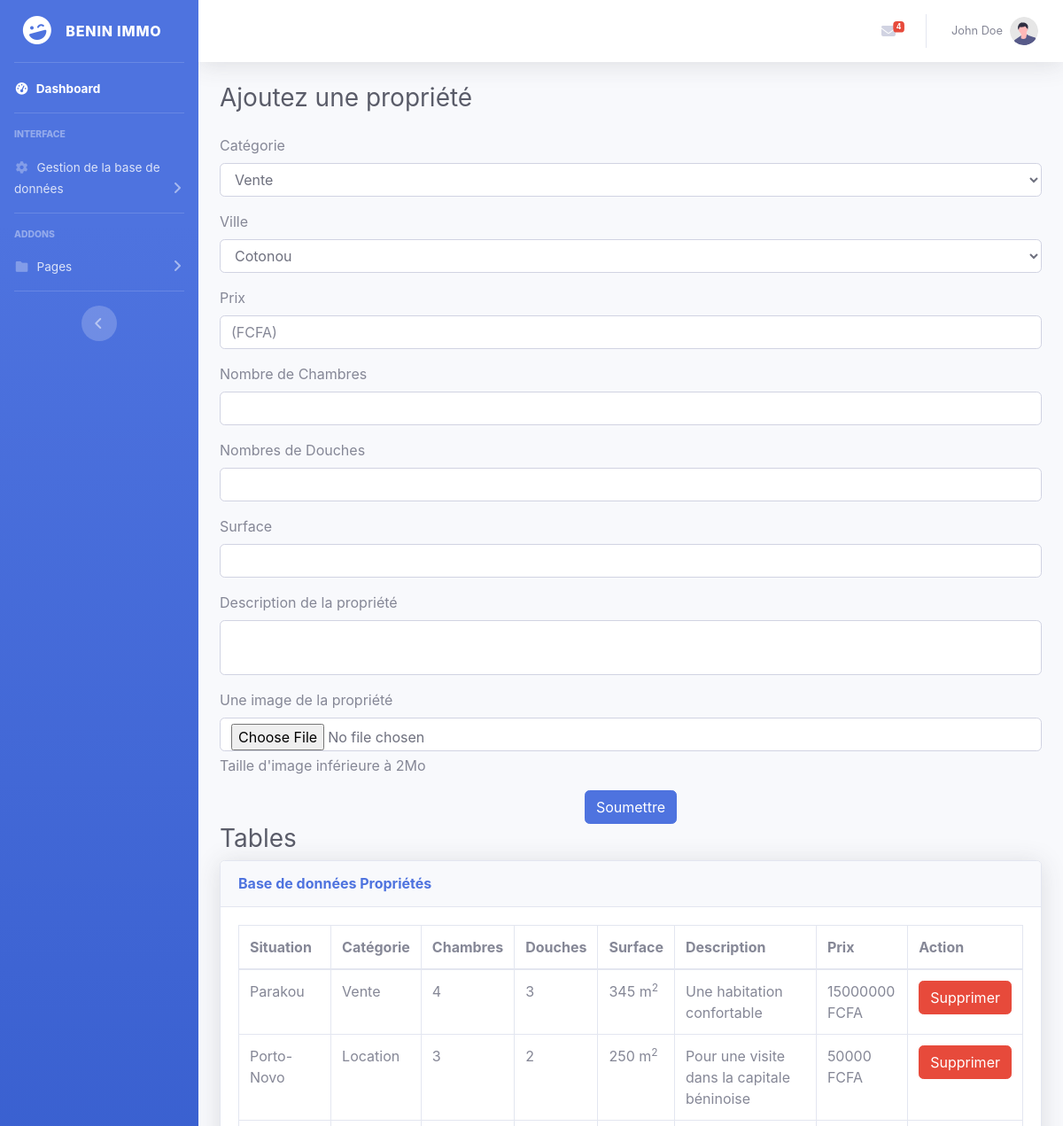
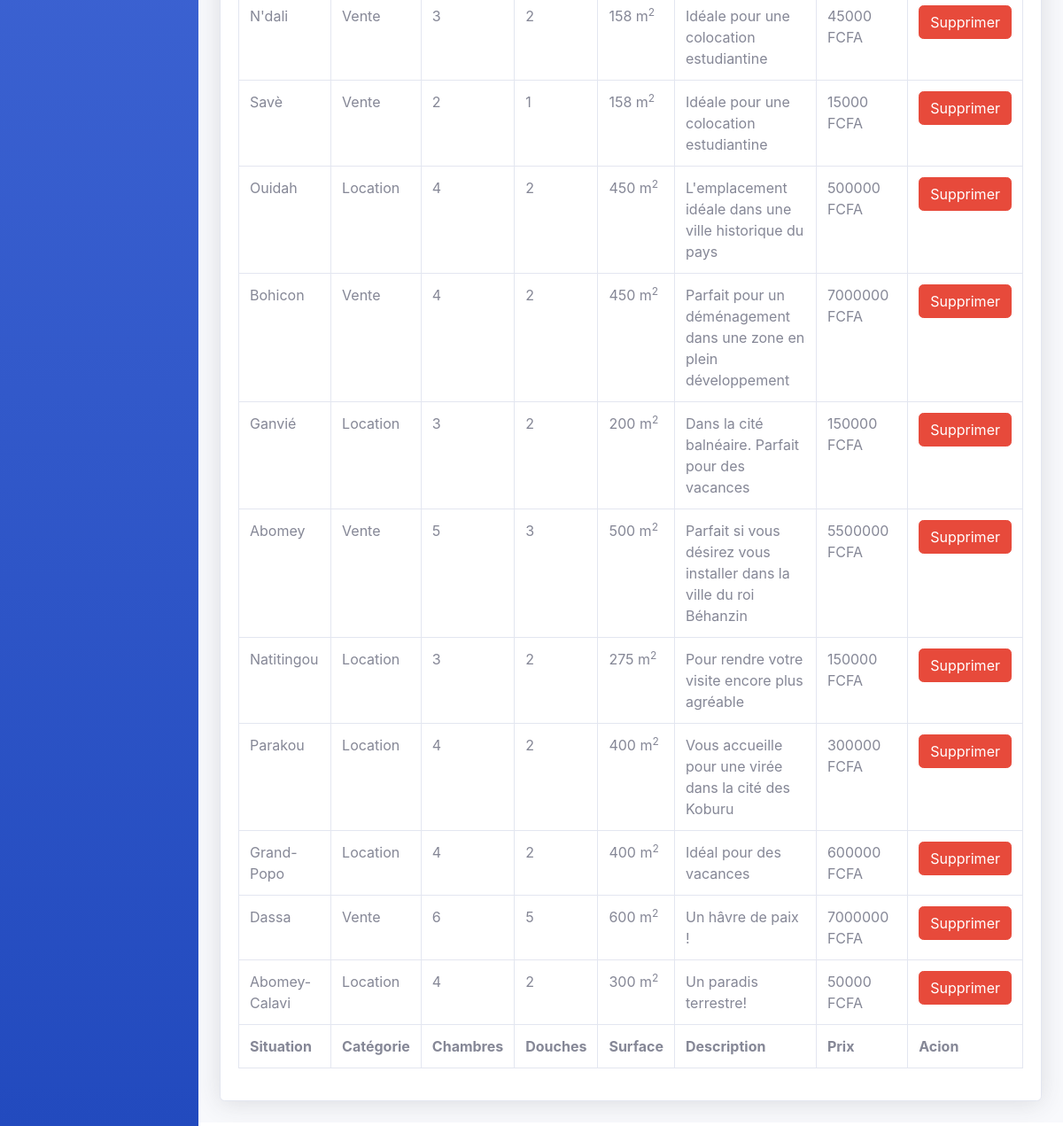
The page /dashboard/manage-properties.php (signed in) on the database its author committed (2 pictures, top to bottom).
### tables this page shows
CREATE TABLE `users` (
  `id` int(11) NOT NULL,
  `brand` varchar(255) NOT NULL,
  `username` varchar(30) NOT NULL,
  `lastName` varchar(30) NOT NULL,
  `u_password` varchar(255) NOT NULL,
  `is_admin` tinyint(1) DEFAULT 0,
  `email` varchar(80) DEFAULT NULL
);

CREATE TABLE `properties` (
  `id` int(11) NOT NULL,
  `p_location` varchar(255) NOT NULL,
  `p_category` varchar(4) NOT NULL,
  `p_area` int(10) UNSIGNED NOT NULL,
  `p_beds` int(10) UNSIGNED NOT NULL,
  `p_baths` int(10) UNSIGNED NOT NULL,
  `p_description` text NOT NULL,
  `p_image` varchar(255) NOT NULL,
  `p_price` int(10) UNSIGNED NOT NULL
);

### dashboard/manage-properties.php (the view, shortened to what this page needs)
<?php
require 'elements/dashboard-header.php';
require dirname(__DIR__) . DIRECTORY_SEPARATOR . 'functions' . DIRECTORY_SEPARATOR . 'connectToDatabase.php';
$error = $success = null;
$sqlQuery = 'SELECT `id`, `p_location`, `p_category`, `p_area`, `p_beds`, `p_baths`, `p_description`, `p_price` FROM `properties` ORDER BY `id` DESC';
$propertiesListStatement = $mysqlConnection->prepare($sqlQuery);
$propertiesListStatement->execute();
$propertiesList = $propertiesListStatement->fetchAll();
?>
<div class="container-fluid">
    <div class="d-sm-flex align-items-center justify-content-between mb-4">
        <h1 class="h3 mb-0 text-gray-800">Ajoutez une propriété</h1>
    </div>
    <div class="row">
        <div class="col-12 mx-auto">
            <form action="" method="post" enctype="multipart/form-data" class="<?= $success != null ? 'd-none' : '' ?>">
                <div class="mb-3">
                    <label for="category" class="form-label">Catégorie</label>
                    <select class="form-control" name="category" id="category" required>
                        <option value="sale" selected>Vente</option>
                    </select>
                </div>
                <div class="mb-3">
                    <label for="location" class="form-label">Ville</label>
                    <select class="form-control" name="location" id="location">
                        <?php foreach (['Cotonou', 'Abomey-Calavi', 'Ouidah', 'Parakou', 'Porto-Novo', 'Abomey', 'Bohicon', 'Ganvié', 'Natitingou'] as $city) : ?>
                            <option value="<?= $city ?>"><?= $city ?></option>
                        <?php endforeach ?>
                    </select>
                </div>
                <div class="mb-3">
                    <label for="price" class="form-label">Prix</label>
                    <input type="number" class="form-control" name="price" id="price" min="0" placeholder="(FCFA)" required>
                </div>
                <div class="mb-3">
                    <label for="beds" class="form-label">Nombre de Chambres</label>
                    <input type="number" class="form-control" name="beds" id="beds" min="0" required>
                </div>
                <div class="mb-3">
                    <label for="baths" class="form-label">Nombres de Douches</label>
                    <input type="number" class="form-control" name="baths" id="baths" min="0" required>
                </div>
                <div class="mb-3">
                    <label for="area" class="form-label">Surface</label>
                    <input type="number" class="form-control" name="area" id="area" min="0" required>
                </div>
                <div class="mb-3">
                    <label for="description" class="form-label">Description de la propriété</label>
                    <textarea class="form-control" name="description" id="description" required style="resize: none;"></textarea>
                </div>
                <div class="mb-3">
                    <label for="image" class="form-label">Une image de la propriété</label>
                    <input type="file" class="form-control" name="image" id="image" aria-describedby="fileHelpId" required>
                    <div id="fileHelpId" class="form-text">Taille d'image inférieure à 2Mo</div>
                </div>
                <button type="submit" class="btn btn-primary mx-auto d-block">Soumettre</button>
            </form>
        </div>
    </div>
</div>
<div class="container-fluid">
    <h2 class="h3 mb-2 text-gray-800">Tables</h2>
    <div class="card shadow mb-4">
        <div class="card-header py-3">
            <h6 class="m-0 font-weight-bold text-primary">Base de données Propriétés</h6>
        </div>
        <div class="card-body">
            <div class="table-responsive">
                <table class="table table-bordered" id="dataTable" width="100%" cellspacing="0">
                    <thead>
                        <tr>
                            <th>Situation</th>
                            <th>Catégorie</th>
                            <th>Chambres</th>
                            <th>Douches</th>
                            <th>Surface</th>
                            <th>Description</th>
                            <th>Prix</th>
                            <th>Action</th>
                        </tr>
                    </thead>
                    <tfoot>
                        <tr>
                            <th>Situation</th>
                            <th>Catégorie</th>
                            <th>Chambres</th>
                            <th>Douches</th>
                            <th>Surface</th>
                            <th>Description</th>
                            <th>Prix</th>
                            <th>Acion</th>
                        </tr>
                    </tfoot>
                    <tbody>
                        <?php foreach ($propertiesList as $properties) : ?>
                            <tr>
                                <td><?= $properties['p_location'] ?></td>
                                <td><?= $properties['p_category'] === 'sale' ? 'Vente' : 'Location' ?></td>
                                <td><?= $properties['p_beds'] ?></td>
                                <td><?= $properties['p_baths'] ?></td>
                                <td><?= $properties['p_area'] ?> m<sup>2</sup></td>
                                <td><?= $properties['p_description'] ?></td>
                                <td><?= $properties['p_price'] ?> FCFA</td>
                                <td><a class="btn btn-danger" href="manage-properties.php?delete=<?= $properties['id'] ?>" role="button">Supprimer</a></td>
                            </tr>
                        <?php endforeach ?>
                    </tbody>
                </table>
            </div>
        </div>
    </div>
</div>
<?php require 'elements/dashboard-footer.php' ?>

### dashboard/elements/dashboard-header.php (shortened to what this page needs)
<?php
require dirname(dirname(__DIR__)) . DIRECTORY_SEPARATOR . 'functions' . DIRECTORY_SEPARATOR . 'connectToDatabase.php';
$sqlQuery = 'SELECT u.username, u.lastName, m.created_at, m.u_message, m.m_subject, m.id
             FROM users u
             INNER JOIN messages m
             ON u.id = m.u_id
             ORDER BY m.id DESC
';
$messagesStatement = $mysqlConnection->prepare($sqlQuery);
$messagesStatement->execute();
$messages = $messagesStatement->fetchAll();
$sqlQuery = 'SELECT `username`, `lastName` FROM `users` WHERE `email` = ?';
$adminStatement = $mysqlConnection->prepare($sqlQuery);
$adminStatement->execute([$_SESSION['email']]);
$admin = $adminStatement->fetch();
?>
<!DOCTYPE html>
<html lang="en">
<head>
    <link href="../css/all.min.css" rel="stylesheet" type="text/css">
    <link href="css/sb-admin-2.min.css" rel="stylesheet">
</head>
<body id="page-top">
    <div id="wrapper">
        <ul class="navbar-nav bg-gradient-primary sidebar sidebar-dark accordion" id="accordionSidebar">
            <a class="sidebar-brand d-flex align-items-center justify-content-center" href="dashboard.php">
                <div class="sidebar-brand-icon rotate-n-15">
                    <i class="fas fa-laugh-wink"></i>
                </div>
                <div class="sidebar-brand-text mx-3">Benin Immo</div>
            </a>
            <hr class="sidebar-divider my-0">
            <li class="nav-item active">
                <a class="nav-link" href="dashboard.php">
                    <i class="fas fa-fw fa-tachometer-alt"></i>
                    <span>Dashboard</span></a>
            </li>
            <hr class="sidebar-divider">
            <div class="sidebar-heading">
                Interface
            </div>
            <li class="nav-item">
                <a class="nav-link collapsed" href="#" data-toggle="collapse" data-target="#collapseTwo" aria-expanded="true" aria-controls="collapseTwo">
                    <i class="fas fa-fw fa-cog"></i>
                    <span>Gestion de la base de données</span>
                </a>
            </li>
            <hr class="sidebar-divider">
            <div class="sidebar-heading">
                Addons
            </div>
            <li class="nav-item">
                <a class="nav-link collapsed" href="#" data-toggle="collapse" data-target="#collapsePages" aria-expanded="true" aria-controls="collapsePages">
                    <i class="fas fa-fw fa-folder"></i>
                    <span>Pages</span>
                </a>
            </li>
            <hr class="sidebar-divider d-none d-md-block">
            <div class="text-center d-none d-md-inline">
                <button class="rounded-circle border-0" id="sidebarToggle"></button>
            </div>
        </ul>
        <div id="content-wrapper" class="d-flex flex-column mb-2">
            <div id="content">
                <nav class="navbar navbar-expand navbar-light bg-white topbar mb-4 static-top shadow">
                    <ul class="navbar-nav ml-auto">
                        <li class="nav-item dropdown no-arrow mx-1">
                            <a class="nav-link dropdown-toggle" href="#" id="messagesDropdown" role="button" data-toggle="dropdown" aria-haspopup="true" aria-expanded="false">
                                <i class="fas fa-envelope fa-fw"></i>
                                <span class="badge badge-danger badge-counter"><?= count($messages) ?></span>
                            </a>
                        </li>
                        <li class="nav-item dropdown no-arrow">
                            <a class="nav-link dropdown-toggle" href="#" id="userDropdown" role="button" data-toggle="dropdown" aria-haspopup="true" aria-expanded="false">
                                <span class="mr-2 d-none d-lg-inline text-gray-600 small"><?= $admin['username'] . ' ' . $admin['lastName'] ?></span>
                                <img class="img-profile rounded-circle" src="img/undraw_profile.svg">
                            </a>
                        </li>
                    </ul>
                </nav>

### rows shown on the page
users: username "John", lastName "Doe"
properties: p_location "Parakou", p_category "Vente", p_beds "4", p_baths "3", p_area "345", p_description "Une habitation confortable", p_price "15000000"
properties: p_location "Porto-Novo", p_category "Location", p_beds "3", p_baths "2", p_area "250", p_description "Pour une visite dans la capitale béninoise", p_price "50000"
properties: p_location "N'dali", p_category "Vente", p_beds "3", p_baths "2", p_area "158", p_description "Idéale pour une colocation estudiantine", p_price "45000"
properties: p_location "Savè", p_category "Vente", p_beds "2", p_baths "1", p_area "158", p_description "Idéale pour une colocation estudiantine", p_price "15000"
properties: p_location "Ouidah", p_category "Location", p_beds "4", p_baths "2", p_area "450", p_description "L'emplacement idéale dans une ville historique du pays", p_price "500000"
properties: p_location "Bohicon", p_category "Vente", p_beds "4", p_baths "2", p_area "450", p_description "Parfait pour un déménagement dans une zone en plein développement", p_price "7000000"
properties: p_location "Ganvié", p_category "Location", p_beds "3", p_baths "2", p_area "200", p_description "Dans la cité balnéaire. Parfait pour des vacances", p_price "150000"
properties: p_location "Abomey", p_category "Vente", p_beds "5", p_baths "3", p_area "500", p_description "Parfait si vous désirez vous installer dans la ville du roi Béhanzin", p_price "5500000"
properties: p_location "Natitingou", p_category "Location", p_beds "3", p_baths "2", p_area "275", p_description "Pour rendre votre visite encore plus agréable", p_price "150000"
properties: p_location "Parakou", p_category "Location", p_beds "4", p_baths "2", p_area "400", p_description "Vous accueille pour une virée dans la cité des Koburu", p_price "300000"
properties: p_location "Grand-Popo", p_category "Location", p_beds "4", p_baths "2", p_area "400", p_description "Idéal pour des vacances", p_price "600000"
properties: p_location "Dassa", p_category "Vente", p_beds "6", p_baths "5", p_area "600", p_description "Un hâvre de paix !", p_price "7000000"
properties: p_location "Abomey-Calavi", p_category "Location", p_beds "4", p_baths "2", p_area "300", p_description "Un paradis terrestre!", p_price "50000"

### other values the page prints
count($messages) "4"
form field location "Cotonou"
